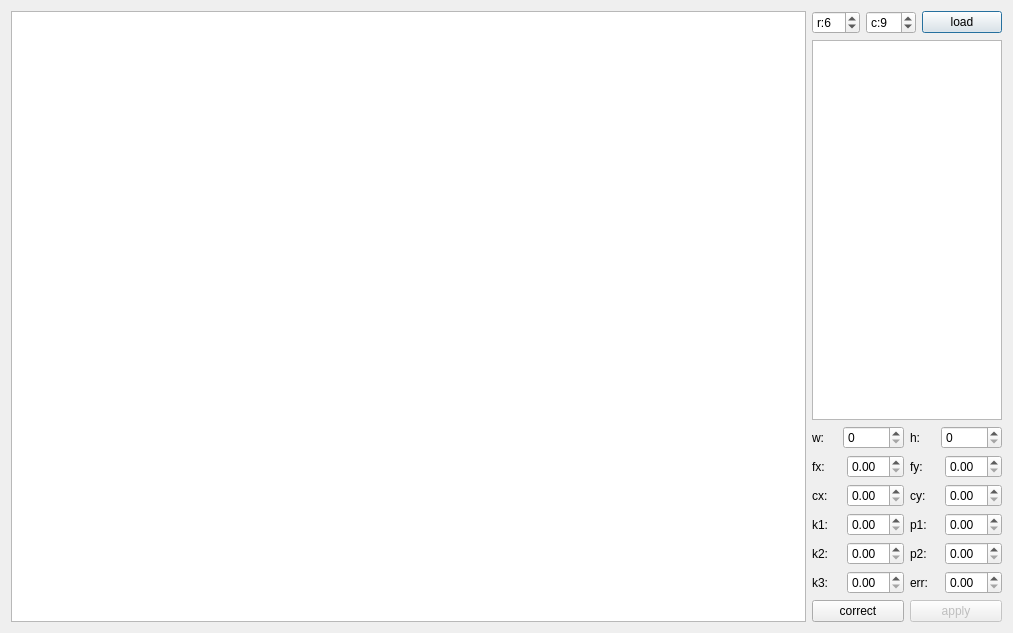
<?xml version="1.0" encoding="UTF-8"?>
<ui version="4.0">
 <class>CalibrationDialog</class>
 <widget class="QDialog" name="CalibrationDialog">
  <property name="geometry">
   <rect>
    <x>0</x>
    <y>0</y>
    <width>1013</width>
    <height>633</height>
   </rect>
  </property>
  <property name="windowTitle">
   <string>Calibration</string>
  </property>
  <layout class="QHBoxLayout" name="horizontalLayout_2" stretch="99,1">
   <item>
    <widget class="QGraphicsView" name="graphicsView"/>
   </item>
   <item>
    <layout class="QVBoxLayout" name="verticalLayout">
     <item>
      <layout class="QHBoxLayout" name="horizontalLayout_38">
       <item>
        <widget class="QSpinBox" name="spinBox_rows">
         <property name="prefix">
          <string>r:</string>
         </property>
         <property name="minimum">
          <number>1</number>
         </property>
         <property name="singleStep">
          <number>1</number>
         </property>
         <property name="value">
          <number>6</number>
         </property>
        </widget>
       </item>
       <item>
        <widget class="QSpinBox" name="spinBox_colums">
         <property name="prefix">
          <string>c:</string>
         </property>
         <property name="minimum">
          <number>1</number>
         </property>
         <property name="singleStep">
          <number>1</number>
         </property>
         <property name="value">
          <number>9</number>
         </property>
        </widget>
       </item>
       <item>
        <widget class="QPushButton" name="pushButton_load">
         <property name="text">
          <string>load</string>
         </property>
        </widget>
       </item>
      </layout>
     </item>
     <item>
      <widget class="QListWidget" name="listWidget_calibrations">
       <property name="contextMenuPolicy">
        <enum>Qt::CustomContextMenu</enum>
       </property>
      </widget>
     </item>
     <item>
      <layout class="QHBoxLayout" name="horizontalLayout_51">
       <item>
        <widget class="QLabel" name="label_33">
         <property name="text">
          <string>w:</string>
         </property>
        </widget>
       </item>
       <item>
        <widget class="QSpinBox" name="spinBox_w">
         <property name="maximum">
          <number>99999</number>
         </property>
        </widget>
       </item>
       <item>
        <widget class="QLabel" name="label_35">
         <property name="text">
          <string>h:</string>
         </property>
        </widget>
       </item>
       <item>
        <widget class="QSpinBox" name="spinBox_h">
         <property name="maximum">
          <number>99999</number>
         </property>
        </widget>
       </item>
      </layout>
     </item>
     <item>
      <layout class="QHBoxLayout" name="horizontalLayout_52">
       <item>
        <widget class="QLabel" name="label_40">
         <property name="text">
          <string>fx:</string>
         </property>
        </widget>
       </item>
       <item>
        <widget class="QDoubleSpinBox" name="doubleSpinBox_fx"/>
       </item>
       <item>
        <widget class="QLabel" name="label_42">
         <property name="text">
          <string>fy:</string>
         </property>
        </widget>
       </item>
       <item>
        <widget class="QDoubleSpinBox" name="doubleSpinBox_fy"/>
       </item>
      </layout>
     </item>
     <item>
      <layout class="QHBoxLayout" name="horizontalLayout_53">
       <item>
        <widget class="QLabel" name="label_44">
         <property name="text">
          <string>cx:</string>
         </property>
        </widget>
       </item>
       <item>
        <widget class="QDoubleSpinBox" name="doubleSpinBox_cx"/>
       </item>
       <item>
        <widget class="QLabel" name="label_46">
         <property name="text">
          <string>cy:</string>
         </property>
        </widget>
       </item>
       <item>
        <widget class="QDoubleSpinBox" name="doubleSpinBox_cy"/>
       </item>
      </layout>
     </item>
     <item>
      <layout class="QHBoxLayout" name="horizontalLayout_54">
       <item>
        <widget class="QLabel" name="label_48">
         <property name="text">
          <string>k1:</string>
         </property>
        </widget>
       </item>
       <item>
        <widget class="QDoubleSpinBox" name="doubleSpinBox_k1"/>
       </item>
       <item>
        <widget class="QLabel" name="label_50">
         <property name="text">
          <string>p1:</string>
         </property>
        </widget>
       </item>
       <item>
        <widget class="QDoubleSpinBox" name="doubleSpinBox_p1"/>
       </item>
      </layout>
     </item>
     <item>
      <layout class="QHBoxLayout" name="horizontalLayout_55">
       <item>
        <widget class="QLabel" name="label_52">
         <property name="text">
          <string>k2:</string>
         </property>
        </widget>
       </item>
       <item>
        <widget class="QDoubleSpinBox" name="doubleSpinBox_k2"/>
       </item>
       <item>
        <widget class="QLabel" name="label_54">
         <property name="text">
          <string>p2:</string>
         </property>
        </widget>
       </item>
       <item>
        <widget class="QDoubleSpinBox" name="doubleSpinBox_p2"/>
       </item>
      </layout>
     </item>
     <item>
      <layout class="QHBoxLayout" name="horizontalLayout_56">
       <item>
        <widget class="QLabel" name="label_56">
         <property name="text">
          <string>k3:</string>
         </property>
        </widget>
       </item>
       <item>
        <widget class="QDoubleSpinBox" name="doubleSpinBox_k3"/>
       </item>
       <item>
        <widget class="QLabel" name="label_65">
         <property name="text">
          <string>err:</string>
         </property>
        </widget>
       </item>
       <item>
        <widget class="QDoubleSpinBox" name="doubleSpinBox_err"/>
       </item>
      </layout>
     </item>
     <item>
      <layout class="QHBoxLayout" name="horizontalLayout">
       <item>
        <widget class="QPushButton" name="pushButton_calibrate">
         <property name="text">
          <string>correct</string>
         </property>
        </widget>
       </item>
       <item>
        <widget class="QPushButton" name="pushButton_applyCalibration">
         <property name="enabled">
          <bool>false</bool>
         </property>
         <property name="text">
          <string>apply</string>
         </property>
        </widget>
       </item>
      </layout>
     </item>
    </layout>
   </item>
  </layout>
  <action name="actionRemove">
   <property name="text">
    <string>Remove</string>
   </property>
   <property name="toolTip">
    <string>Remove</string>
   </property>
  </action>
  <action name="actionClear">
   <property name="text">
    <string>Clear</string>
   </property>
   <property name="toolTip">
    <string>Clear</string>
   </property>
  </action>
 </widget>
 <resources/>
 <connections/>
</ui>
